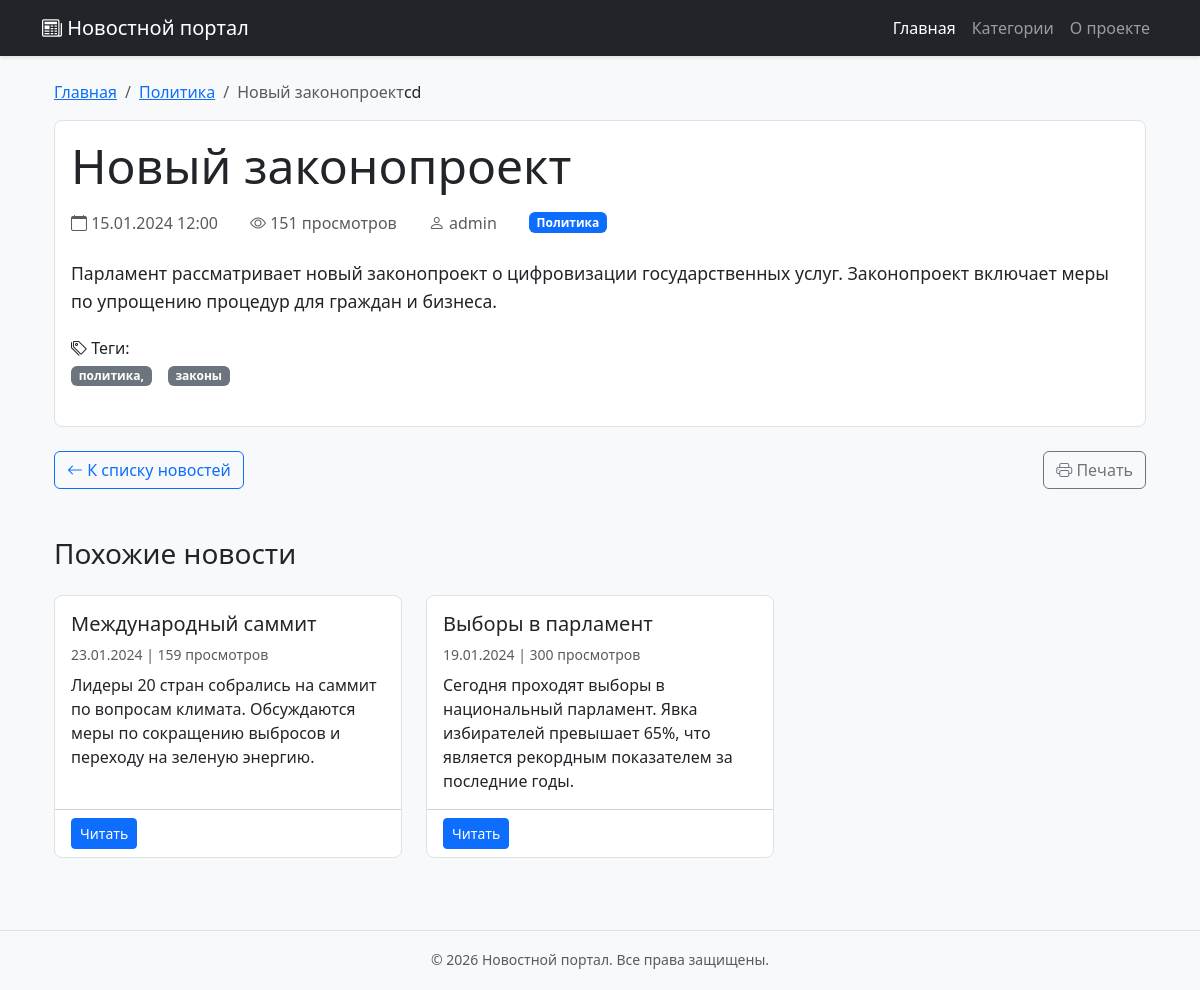
The app's page /news/news/1/, older data.
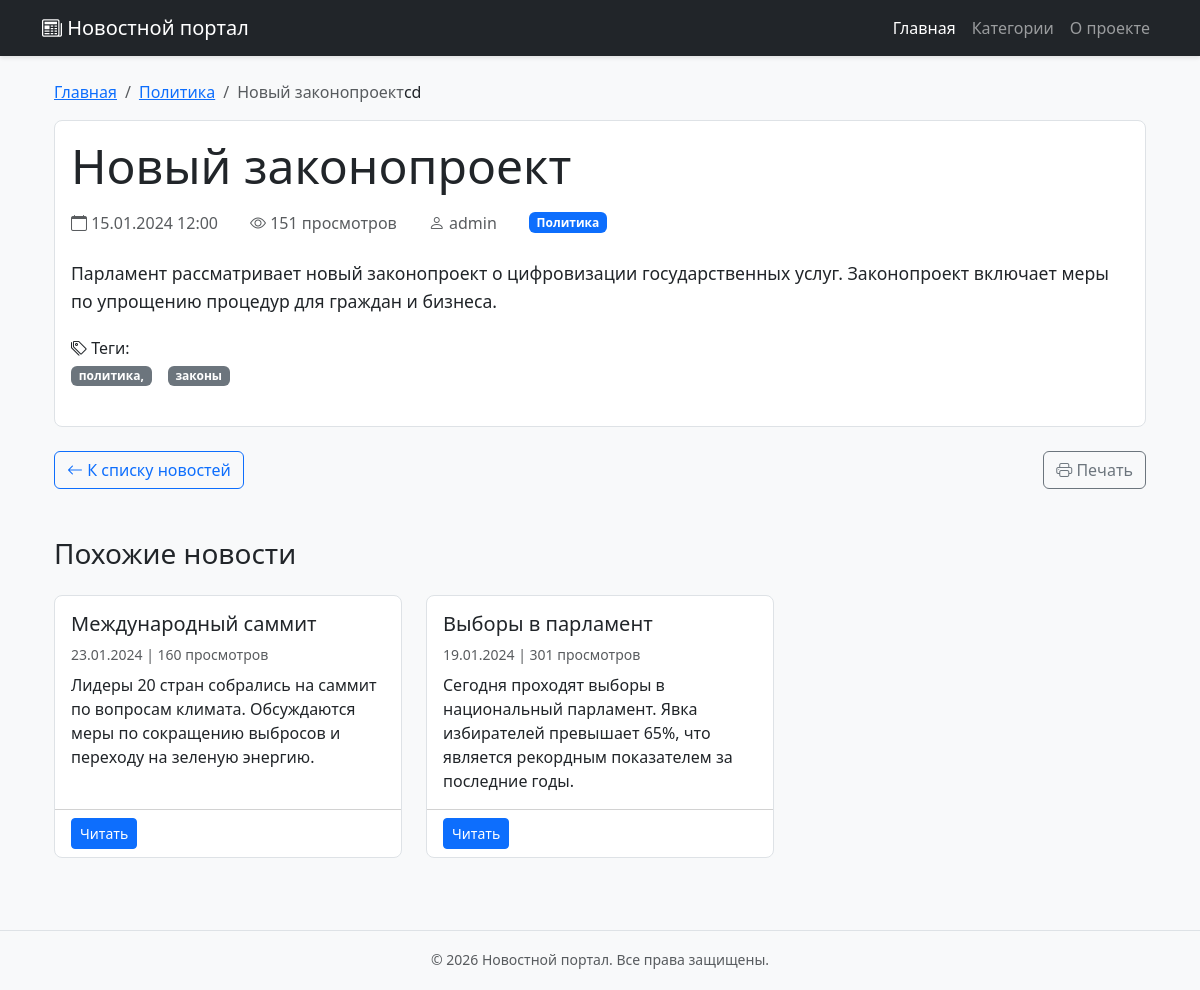
The same page, newer data.
### news/models.py (models this page shows, shortened)
class News(models.Model):
    DRAFT = 'draft'
    PUBLISHED = 'published'
    ARCHIVED = 'archived'
    STATUS_CHOICES = [
        (DRAFT, 'Черновик'),
        (PUBLISHED, 'Опубликовано'),
        (ARCHIVED, 'В архиве'),
    ]
    title = models.CharField(max_length=200, verbose_name='Заголовок')
    slug = models.SlugField(max_length=200, unique=True, verbose_name='URL-адрес')
    content = models.TextField(verbose_name='Содержание')
    short_description = models.TextField(max_length=500, verbose_name='Краткое описание', blank=True)
    category = models.ForeignKey(
        Category,
        on_delete=models.CASCADE,
        related_name='news',
        verbose_name='Категория'
    )
    author = models.ForeignKey(
        User,
        on_delete=models.CASCADE,
        related_name='news',
        verbose_name='Автор'
    )
    status = models.CharField(
        max_length=20,
        choices=STATUS_CHOICES,
        default=DRAFT,
        verbose_name='Статус'
    )
    created_at = models.DateTimeField(auto_now_add=True, verbose_name='Дата создания')
    updated_at = models.DateTimeField(auto_now=True, verbose_name='Дата обновления')
    published_at = models.DateTimeField(blank=True, null=True, verbose_name='Дата публикации')
    image = models.ImageField(
        upload_to='news/images/%Y/%m/%d/',
        verbose_name='Изображение',
        blank=True,
        null=True
    )
    views = models.PositiveIntegerField(default=0, verbose_name='Количество просмотров')
    tags = models.CharField(max_length=200, verbose_name='Теги', blank=True)
    meta_title = models.CharField(max_length=200, verbose_name='Meta заголовок', blank=True)
    meta_description = models.TextField(verbose_name='Meta описание', blank=True)
    class Meta:
        verbose_name = 'Новость'
        verbose_name_plural = 'Новости'
        ordering = ['-created_at']
        indexes = [
            models.Index(fields=['-created_at']),
            models.Index(fields=['status']),
            models.Index(fields=['category']),
        ]
    def save(self, *args, **kwargs):
        if self.status == self.PUBLISHED and not self.published_at:
            from django.utils import timezone
            self.published_at = timezone.now()
        elif self.status != self.PUBLISHED:
            self.published_at = None
        super().save(*args, **kwargs)

### news/views.py (the view)
# urls.py: path('news/<int:news_id>/', views.news_detail, name='news_detail'),
def news_detail(request, news_id):
    try:
        news_item = get_object_or_404(News, id=news_id, status='published')
        news_item.views += 1
        news_item.save(update_fields=['views'])
        related_news = News.objects.filter(
            category=news_item.category,
            status='published'
        ).exclude(id=news_id).order_by('-created_at')[:3]
        context = {
            'news': news_item,
            'title': news_item.title,
            'related_news': related_news,
        }
        return render(request, 'news/news_detail.html', context)
    except News.DoesNotExist:
        raise Http404("Новость не найдена")

### news/templates/news/news_detail.html (shortened to what this page needs)
{% extends 'news/base.html' %}
{% load static %}
{% block content %}
<div class="container mt-4">
    <nav aria-label="breadcrumb">
        <ol class="breadcrumb">
            <li class="breadcrumb-item"><a href="{% url 'index' %}">Главная</a></li>
            <li class="breadcrumb-item"><a href="#">{{ news.category.name }}</a></li>
            <li class="breadcrumb-item active">{{ news.title|truncatechars:30 }}</li>
        cd
    </nav>
    <div class="card mb-4">
        <div class="card-body">
            <h1 class="card-title display-5 mb-3">{{ news.title }}</h1>
            <div class="d-flex flex-wrap align-items-center gap-3 mb-4 text-muted">
                <span><i class="bi bi-calendar"></i> {{ news.created_at|date:"d.m.Y H:i" }}</span>
                <span><i class="bi bi-eye"></i> {{ news.views }} просмотров</span>
                <span><i class="bi bi-person"></i> {{ news.author.username|default:"admin" }}</span>
                <span class="badge bg-primary">{{ news.category.name }}</span>
            </div>
            <div class="news-content mb-4">
                {{ news.content|linebreaks }}
            </div>
            {% if news.tags %}
            <div class="mb-4">
                <h6><i class="bi bi-tags"></i> Теги:</h6>
                <div class="d-flex flex-wrap gap-2">
                    {% for tag in news.tags.split %}
                    <span class="badge bg-secondary">{{ tag }}</span>
                    {% endfor %}
                </div>
            </div>
            {% endif %}
        </div>
    </div>
    <div class="d-flex justify-content-between mb-5">
        <a href="{% url 'index' %}" class="btn btn-outline-primary">
            <i class="bi bi-arrow-left"></i> К списку новостей
        </a>
        <button class="btn btn-outline-secondary" onclick="window.print()">
            <i class="bi bi-printer"></i> Печать
        </button>
    </div>
    {% if related_news %}
    <div class="mb-5">
        <h3 class="mb-4">Похожие новости</h3>
        <div class="row">
            {% for related in related_news %}
            <div class="col-md-6 col-lg-4 mb-4">
                <div class="card h-100">
                    <div class="card-body">
                        <h5 class="card-title">{{ related.title }}</h5>
                        <p class="card-text text-muted small mb-2">
                            {{ related.created_at|date:"d.m.Y" }} | {{ related.views }} просмотров
                        </p>
                        <p class="card-text">{{ related.content|truncatewords:20 }}</p>
                    </div>
                    <div class="card-footer bg-transparent">
                        <a href="{% url 'news_detail' related.id %}" class="btn btn-primary btn-sm">Читать</a>
                    </div>
                </div>
            </div>
            {% endfor %}
        </div>
    </div>
    {% endif %}
</div>
<link rel="stylesheet" href="https://cdn.jsdelivr.net/npm/bootstrap-icons@1.11.1/font/bootstrap-icons.css">
{% endblock %}

Row changes from the older to the newer data that the page shows:
changed News "Международный саммит": views "159" → "160"
changed News "Выборы в парламент": views "300" → "301"
